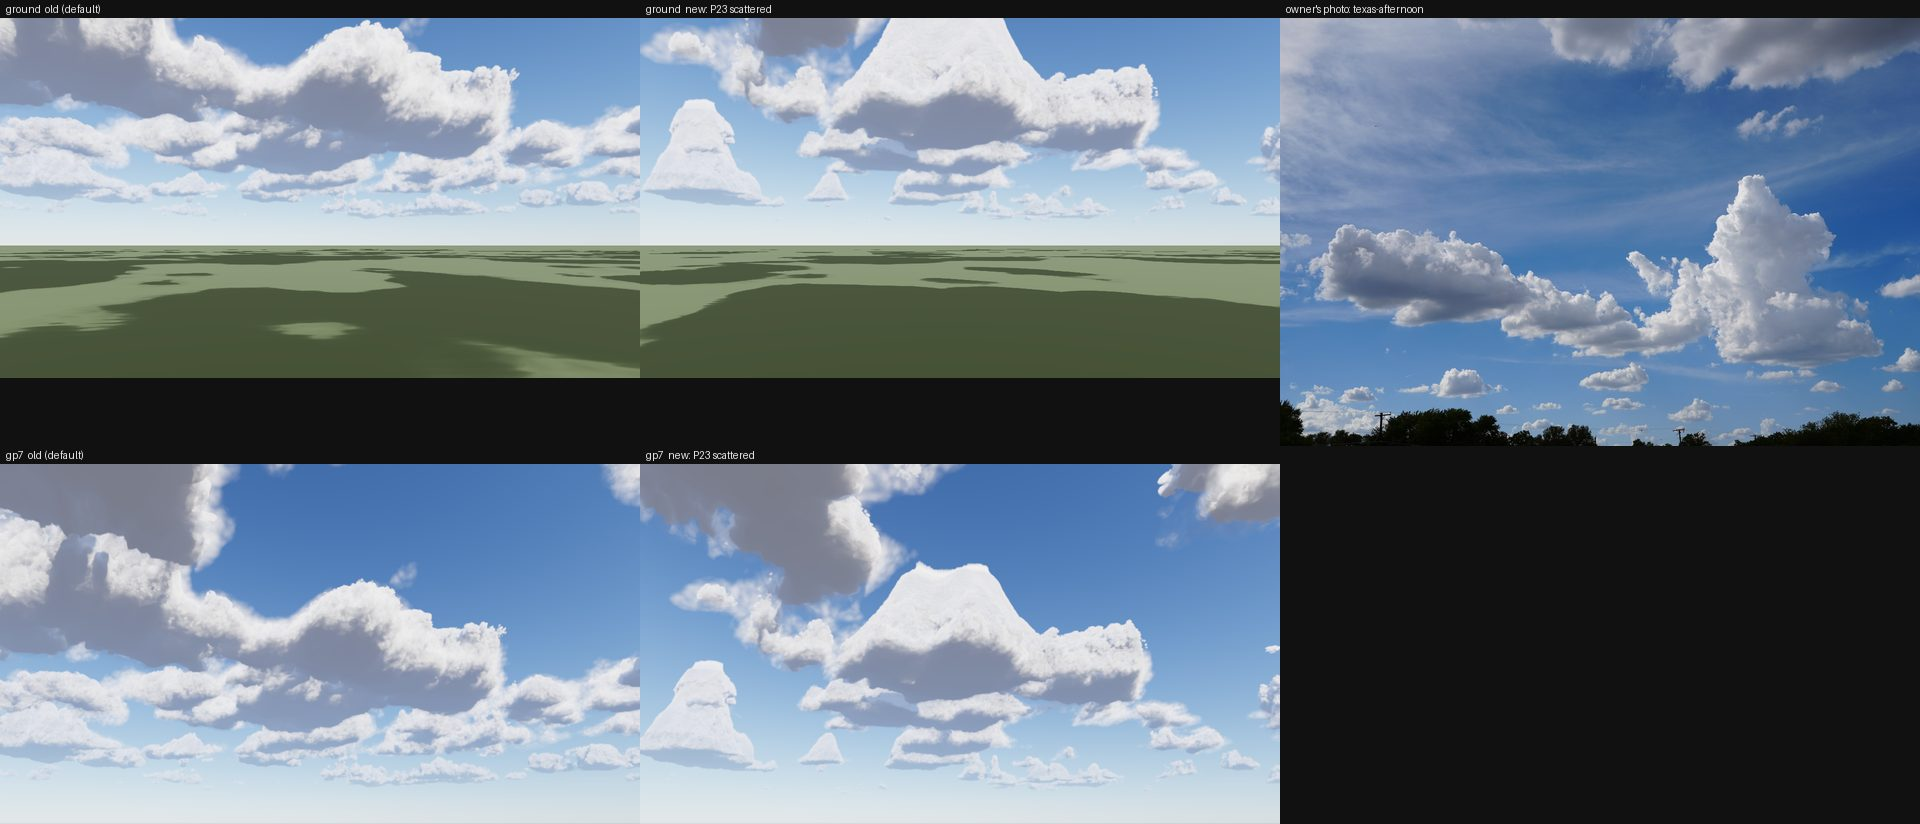

Here is the Python script that generated this plot:
# P2.3a sheet: ground old | ground new | owner's photo (texas-afternoon), then gp7 old | new. Run from the repo root.
import sys
from PIL import Image, ImageDraw
D = 'work/captures/P2-3a/'
PHOTO = sys.argv[1] if len(sys.argv) > 1 else '../../artifacts/research/cloud-photos/_targets/texas-afternoon.jpg'
W = 640
def tile(path):
    im = Image.open(path).convert('RGB')
    return im.resize((W, round(im.height * W / im.width)), Image.LANCZOS)
row1 = [(tile(D + 'old/ground.png'), 'ground  old (default)'), (tile(D + 'new/ground.png'), 'ground  new: P23 scattered'), (tile(PHOTO), "owner's photo: texas-afternoon")]
row2 = [(tile(D + 'old/gp7.png'), 'gp7  old (default)'), (tile(D + 'new/gp7.png'), 'gp7  new: P23 scattered')]
L = 18
h1 = max(t.height for t, _ in row1); h2 = max(t.height for t, _ in row2)
sheet = Image.new('RGB', (3 * W, 2 * L + h1 + h2), (17, 17, 17))
d = ImageDraw.Draw(sheet)
for r, (row, y) in enumerate([(row1, 0), (row2, L + h1)]):
    for i, (t, label) in enumerate(row):
        d.text((i * W + 6, y + 3), label, fill=(230, 230, 230))
        sheet.paste(t, (i * W, y + L))
sheet.save(D + 'sheet.jpg', quality=82)
